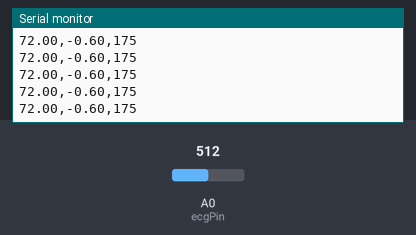
This sketch was run on a simulated ESP8266 (NodeMCU). Shown: the last lines printed to the serial monitor. Inputs (shaded band) come from the test bench; at power-on: A0 (ecgPin) = 512. WiFi joins after 1.5 s; servers stay silent unless stated.

Above: at 6.0 s.
6.1 s: A0 (ecgPin) set to 106
At 7.2 s:
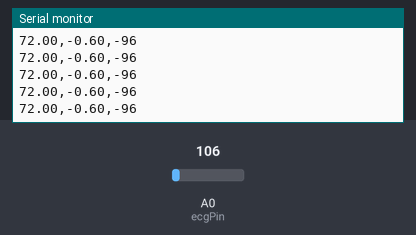
7.6 s: A0 (ecgPin) set to 92
At 8.5 s:
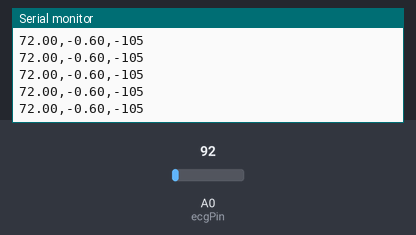
Timing chart, 0 to 10.6 s (numbered marks = the images above; inputs shaded):
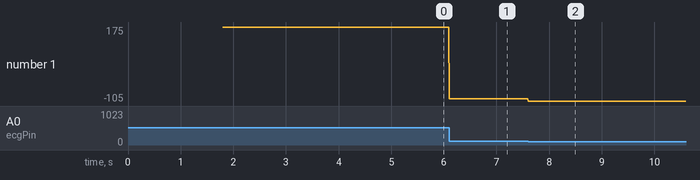

Measured:
- after the input at 6.1 s, the serial monitor: prints a new line at once (image 1)
- after the input at 7.6 s, the serial monitor: prints a new line at once (image 2)
- plotted number 1: 175 → -96 after the input at 6.1 s, -96 → -105 after the input at 7.6 s

The sketch:

ecg.ino
```cpp
#define BLYNK_TEMPLATE_ID "TMPL3BMj8371W"
#define BLYNK_TEMPLATE_NAME "Oakridge Codefest"
#define BLYNK_AUTH_TOKEN "ioBRI8I7FtCdrxMIEJfgdPrcSZMvEW_Y"

#include <Wire.h>
#include <SoftwareSerial.h>
#include <BlynkSimpleEsp8266.h>
#include <Blynk.h>

char auth[] = "ioBRI8I7FtCdrxMIEJfgdPrcSZMvEW_Y";
char ssid[] = "Epik wifi";
char pass[] = "stonkstonks";

const int ecgPin = A0;

long instance1=0, timer;

double hrv =0, hr = 72, interval = 0;

int value = 0, count = 0;

bool flag = 0;

#define threshold 100 // to identify R peak

#define timer_value 10000 // 10 seconds timer to calculate hr

void setup() {
  // initialize the serial communication:
  Serial.begin(115200);
  pinMode(D0, INPUT); // Setup for leads off detection LO +
  pinMode(D1, INPUT); // Setup for leads off detection LO -
  Blynk.begin(auth, ssid, pass);
  pinMode(ecgPin, INPUT);
  Serial.println("ECG sensor connected to Blynk!");
}

void loop() {
  Blynk.run();

    value = analogRead(ecgPin);

    value = map(value, 250, 400, 0, 100); //to flatten the ecg values a bit

    if((value > threshold) && (!flag)) {

      count++;

      Serial.println("in");

      flag = 1;

      interval = micros() - instance1; //RR interval

      instance1 = micros();

    }

  else if((value < threshold)) {

      flag = 0;

    }

   if ((millis() - timer) > 10000) {

      hr = count*2;

      timer = millis();

      count = 0;

    }

    hrv = hr/60 - interval/1000000;

    Serial.print(hr);

    Serial.print(",");

    Serial.print(hrv);

    Serial.print(",");

    Serial.println(value);

    delay(10);

    Blynk.virtualWrite(V0, hr);

  }
```
